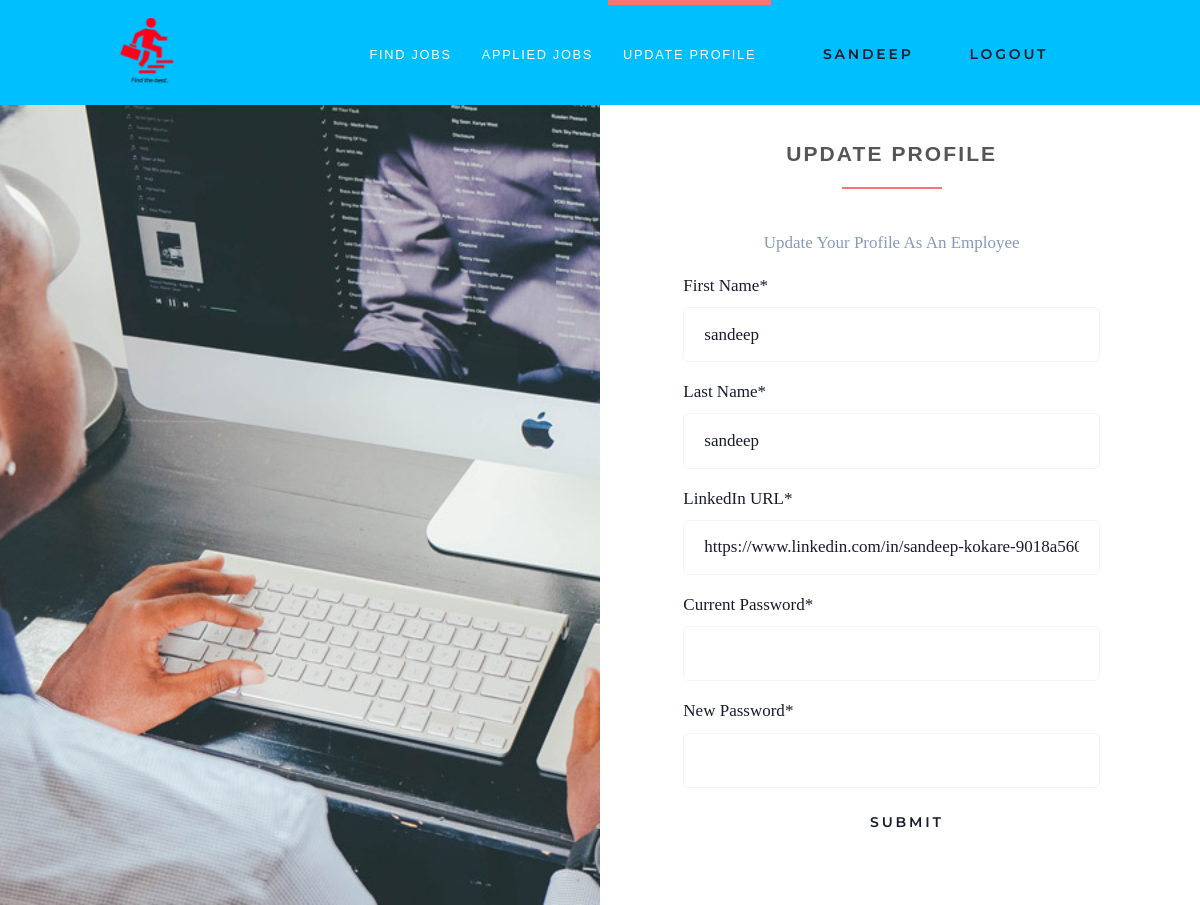
Page /update-employee/ (signed in) on the earlier database version.
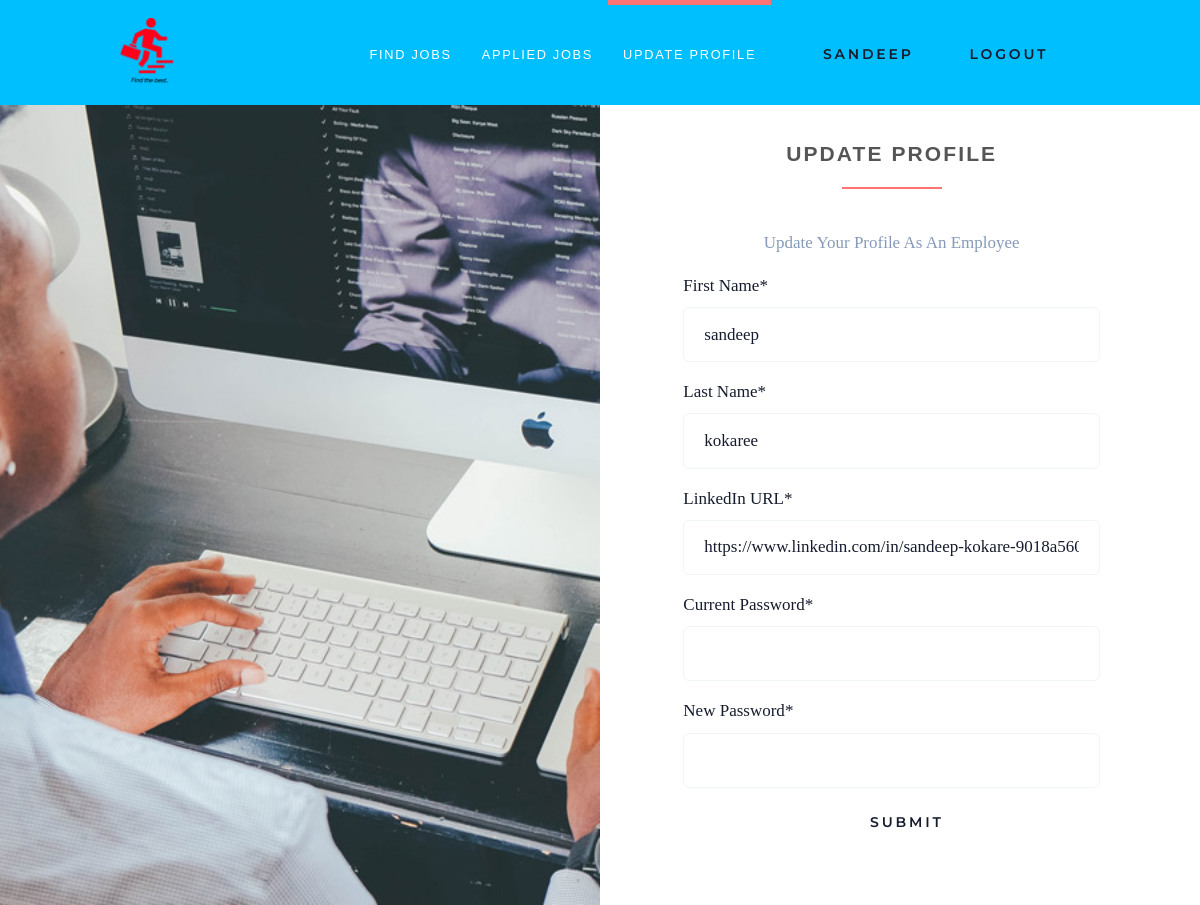
Same page on the later database version.
### accounts/models.py (models this page shows, shortened)
class User(AbstractUser):
    username = None
    first_name = models.CharField(max_length=20, validators=[alphabets])
    last_name = models.CharField(max_length=20, validators=[alphabets])
    is_employee = models.BooleanField(default=False)
    is_employer = models.BooleanField(default=False)
    user_gender = models.CharField(max_length=10, choices=GENDER_CHOICES, blank=True, null=True)
    user_link = models.CharField(max_length=200, default="")
    user_skills = models.TextField(null=True, default="")
    email = models.EmailField(unique=True, blank=False,
                              error_messages={
                                  'unique': "A profile user with same email already exists in application.",
                              })
    company_name = models.CharField(max_length=20, null=True, blank=True)
    company_address = models.CharField(max_length=30, null=True, blank=True)
    USERNAME_FIELD = "email"
    REQUIRED_FIELDS = []
    objects = UserManagement()

### accounts/views.py (the view, shortened to what this page needs)
# urls.py: path('update-employee/', UpdateEmployeeView.as_view(), name='update-employee'),
class UpdateEmployeeView(LoginRequiredMixin, IsUserEmployee, FormView):
    model = User
    form_class = UpdateEmployeeForm
    template_name = 'accounts/employee/update.html'
    success_url = '/'
    extra_context = {'update_active':'active'}
    def get(self, request):
        user = self.request.user
        form_class = self.form_class
        form = form_class(instance=user)
        return render(request, self.template_name, {'form': form, 'update_active':'active'})

### accounts/forms.py (shortened to what this page needs)
class UpdateEmployeeForm(forms.ModelForm):
    def __init__(self, *args, **kwargs):
        super(UpdateEmployeeForm, self).__init__(*args, **kwargs)
        self.fields['password1'] = forms.CharField(label='Password', widget=forms.PasswordInput)
        self.fields['password2'] = forms.CharField(label='Password', widget=forms.PasswordInput)
        self.fields['first_name'].label = "First Name"
        self.fields['last_name'].label = "Last Name"
        self.fields['user_link'].label = "LinkedIn URL"
        self.fields['user_link'].required = True
        self.fields['password1'].label = " Current Password"
        self.fields['password2'].label = "New Password"
    class Meta:
        model = User
        fields = ['first_name', 'last_name', 'user_link']
        exclude = ('email', 'password')

### jobs/views/employer/views.py (called while the page is built)
    def test_func(self):
        return self.request.user.is_employee

### templates/accounts/employee/update.html (shortened to what this page needs)
{% extends 'base.html' %}
{% load static %}
{% load crispy_forms_tags %}
{% block content %}
    <div class="container d-flex flex-column">
        <div class="row  justify-content-between no-gutters min-vh-100">
          <div class="col-12 col-md-6 align-self-stretch d-none d-md-block ">
            <div class="vw-50 h-100 float-right bg-cover" style="background-image: url({% static 'img/featured1.jpg' %});"></div>
          </div>
          <div class="col-12 col-md-5  py-1">
                <div >
            <h3 class="heading mt-6">Update Profile</h3>
            <p class="text-center text-muted">Update Your Profile As An Employee</p>
            <form action="" method="post">
                {{form|crispy}}
                <div class="text-center mb-2">
                    <button type="submit" class="btn btn-outline-white-primary"><i class="fa fa-sign-in"></i> Submit
                    </button>
                </div>
            </form>
        </div>
          </div>
        </div>
      </div>
{% endblock %}

### templates/base.html (shortened to what this page needs)
{% load static %}
<!DOCTYPE html>
<html>
<head>
    <link rel="stylesheet"
          href="{% static 'vendor/bootstrap/css/bootstrap.min.css' %}">
    <link rel="stylesheet"
          href="{% static 'vendor/font-awesome/css/font-awesome.min.css' %}">
    <link rel="stylesheet"
          href="{% static 'vendor/owl.carousel/assets/owl.carousel.css' %}">
    <link rel="stylesheet"
          href="{% static 'vendor/owl.carousel/assets/owl.theme.default.css' %}">
    <link rel="stylesheet" href="{% static 'css/style.default.css' %}"
          id="theme-stylesheet">
    <link rel="stylesheet" href="{% static 'css/theme.min.css' %}">
    <link rel="stylesheet" href="{% static 'css/custom.css' %}">
</head>
<body>
<header class="header">
    <nav class="navbar navbar-expand-lg">
        <div class="container">
            <a href="/" class="navbar-brand">
                <img src="{% static 'img/jobhub.png' %}" alt="logo" class="d-none d-lg-block img-logo">
            </a>
            <div id="navbarSupportedContent" class="collapse navbar-collapse">
                <ul class="navbar-nav ml-auto">
                    {% if request.user.is_authenticated %}
                        {% if request.user.is_employee %}
                            <li class="nav-item {{find_active}}">
                                <a href="{% url 'jobs:search-jobs' %}" class="nav-link">Find Jobs<span class="sr-only">(current)</span></a>
                            </li>
                            <li class="nav-item {{applied_active}}">
                                <a href="{%url 'jobs:applied-jobs'%}" class="nav-link">Applied Jobs<span class="sr-only">(current)</span></a>
                            </li>
                            <li class="nav-item {{update_active}}">
                                <a href="{%url 'accounts:update-employee'%}" class="nav-link">Update Profile<span class="sr-only">(current)</span></a>
                            </li>
                        {% endif %}
                        <li class="nav-item" style="color: #fff">
                            <a href="#" class="btn navbar-btn  mb-5 mb-lg-0">
                                    <i class="fa fa-user"></i>{{ request.user.first_name }}
                            </a>
                        </li>
                        <li class="nav-item" style="color: #fff">
                             <a href="{% url 'accounts:logout' %}" class="btn navbar-btn  mb-5 mb-lg-0">Logout<i class="fa fa-sign-out"></i></a>
                        </li>
                    {% endif %}
                </ul>
            </div>
        </div>
    </nav>
</header>
<div>
    {% block content %} {% endblock %}
</div>
</body>
</html>

Differences in the rows shown:
changed User "SANDEEP": last_name "sandeep" → "kokaree"
